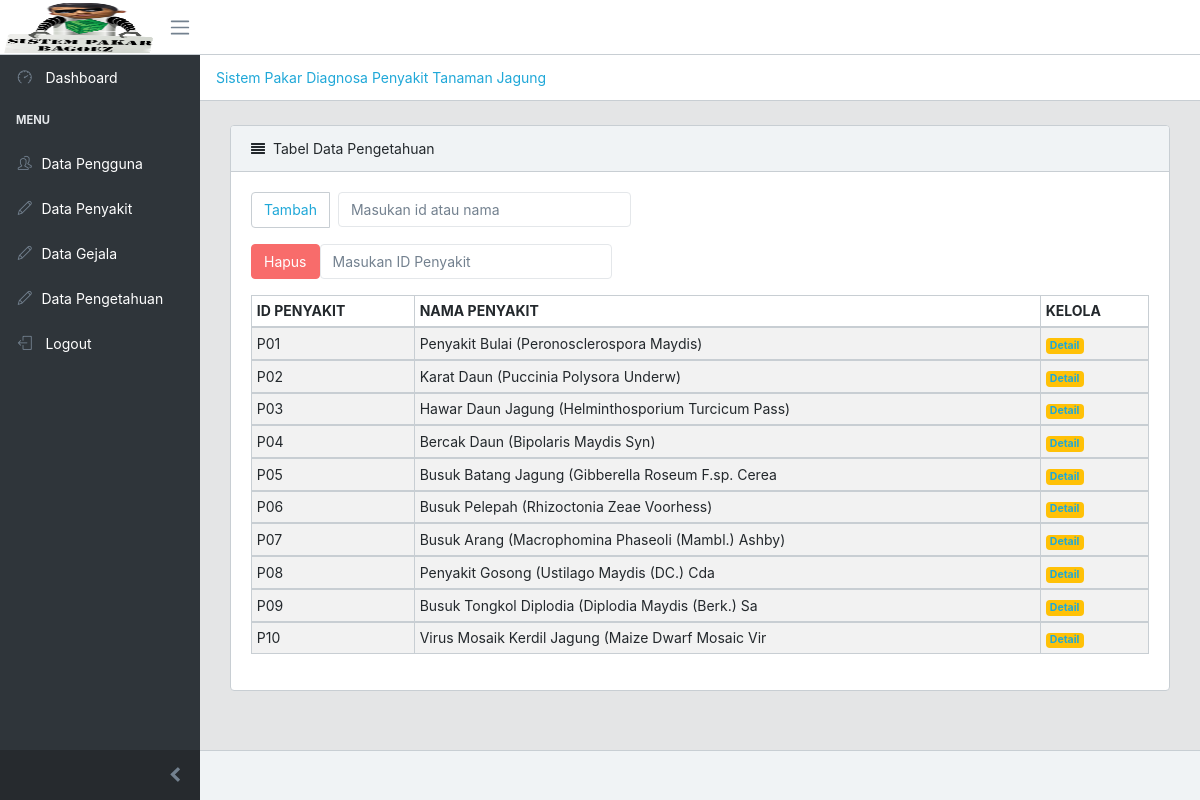
Screenshot of /index.php/data_pengetahuan with the database file from the repository.
### tables this page shows
CREATE TABLE `pengetahuan` (
  `id_penyakit` char(3) NOT NULL,
  `id_gejala` char(3) NOT NULL
);

CREATE TABLE `penyakit` (
  `id_penyakit` char(3) NOT NULL,
  `nama_penyakit` varchar(50) NOT NULL,
  `faktor_kepastian` float NOT NULL,
  `definisi` text DEFAULT NULL,
  `solusi` text DEFAULT NULL,
  `foto1` varchar(100) DEFAULT NULL,
  `foto2` varchar(100) DEFAULT NULL,
  `foto3` varchar(100) DEFAULT NULL
);

### application/views/module/module_sp/view_data_pengetahuan.php (called while the page is built)
<?php
include "template/header.php";
include "pengetahuan/listpengetahuan.php";
include "template/footer.php";
?>

### application/controllers/Data_pengetahuan.php (called while the page is built, shortened)
<?php
class Data_pengetahuan extends CI_Controller{
private $model = NULL;
		public function __construct(){
		$this->load->library('pagination');
		$this->load->model('Pengetahuan_model');
		$this->model = $this->Pengetahuan_model;
	}
	public function index(){
		if(isset($_GET['tambah'])){
		$rows1 = $this->model->select1();
		$rows2 = $this->model->select2();
		$this->load->view('module/module_sp/view_tambah_pengetahuan', ['rows1'=>$rows1,
																	  'rows2'=>$rows2]);
		} else {
		$this->select(); }
	}
	public function select(){
	if(isset($_POST['kunci'])){
	$kunci = $_POST['kunci'];
	$data['data'] = $this->model->searching($kunci);
	$this->load->view('module/module_sp/view_data_pengetahuan', ['data'=>$data]);
	} else {
		$config['base_url'] = site_url('data_pengetahuan/index');
        $config['total_rows'] = $this->model->select_count();
        $config['per_page'] = 10;
        $config["uri_segment"] = 3;
        $choice = $config["total_rows"] / $config["per_page"];
        $config["num_links"] = floor($choice);
      $config['first_link']       = 'First';
        $config['last_link']        = 'Last';
        $config['next_link']        = 'Next';
        $config['prev_link']        = 'Prev';
        $config['full_tag_open']    = '<div class="pagging text-center"><nav><ul class="pagination justify-content-center">';
        $config['full_tag_close']   = '</ul></nav></div>';
        $config['num_tag_open']     = '<li class="page-item"><span class="page-link">';
        $config['num_tag_close']    = '</span></li>';
        $config['cur_tag_open']     = '<li class="page-item active"><span class="page-link">';
        $config['cur_tag_close']    = '<span class="sr-only">(current)</span></span></li>';
        $config['next_tag_open']    = '<li class="page-item"><span class="page-link">';
        $config['next_tagl_close']  = '<span aria-hidden="true">&raquo;</span></span></li>';
        $config['prev_tag_open']    = '<li class="page-item"><span class="page-link">';
        $config['prev_tagl_close']  = '</span>Next</li>';
        $config['first_tag_open']   = '<li class="page-item"><span class="page-link">';
        $config['first_tagl_close'] = '</span></li>';
        $config['last_tag_open']    = '<li class="page-item"><span class="page-link">';
        $config['last_tagl_close']  = '</span></li>';
        $this->pagination->initialize($config);
        $data['page'] = ($this->uri->segment(3)) ? $this->uri->segment(3) : 0;
        $data['data'] = $this->model->select($config["per_page"], $data['page']);
        $data['pagination'] = $this->pagination->create_links();
		$this->load->view('module/module_sp/view_data_pengetahuan', ['data'=>$data]); }
		}
}

### index.php (called while the page is built, shortened)
<?php
require_once BASEPATH.'core/CodeIgniter.php';

### application/config/config.php (called while the page is built, shortened)
<?php
$config['base_url'] = 'http://localhost/SistemPakar_DiagnosaPenyakitJagung';
$config['base_url1'] = 'http://localhost/SistemPakar_DiagnosaPenyakitJagung';
$config['index_page'] = '';
$config['uri_protocol']	= 'REQUEST_URI';
$config['url_suffix'] = '';
$config['language']	= 'english';
$config['charset'] = 'UTF-8';
$config['enable_hooks'] = FALSE;
$config['subclass_prefix'] = 'MY_';
$config['composer_autoload'] = FALSE;
$config['permitted_uri_chars'] = 'a-z 0-9~%.:_\-';
$config['enable_query_strings'] = FALSE;
$config['controller_trigger'] = 'c';
$config['function_trigger'] = 'm';
$config['directory_trigger'] = 'd';
$config['allow_get_array'] = TRUE;
$config['log_threshold'] = 0;
$config['log_path'] = '';
$config['log_file_extension'] = '';
$config['log_file_permissions'] = 0644;
$config['log_date_format'] = 'Y-m-d H:i:s';
$config['error_views_path'] = '';
$config['cache_path'] = '';
$config['cache_query_string'] = FALSE;
$config['encryption_key'] = '';
$config['sess_driver'] = 'files';
$config['sess_cookie_name'] = 'ci_session';
$config['sess_expiration'] = 7200;
$config['sess_save_path'] = NULL;
$config['sess_match_ip'] = FALSE;
$config['sess_time_to_update'] = 300;
$config['sess_regenerate_destroy'] = FALSE;
$config['cookie_prefix']	= '';
$config['cookie_domain']	= '';
$config['cookie_path']		= '/';
$config['cookie_secure']	= FALSE;
$config['cookie_httponly'] 	= FALSE;
$config['standardize_newlines'] = FALSE;
$config['global_xss_filtering'] = FALSE;
$config['csrf_protection'] = FALSE;
$config['csrf_token_name'] = 'csrf_test_name';
$config['csrf_cookie_name'] = 'csrf_cookie_name';
$config['csrf_expire'] = 7200;
$config['csrf_regenerate'] = TRUE;
$config['csrf_exclude_uris'] = array();
$config['compress_output'] = FALSE;
$config['time_reference'] = 'local';
$config['rewrite_short_tags'] = FALSE;
$config['proxy_ips'] = '';

### application/models/Pengetahuan_model.php (called while the page is built, shortened)
<?php
class Pengetahuan_model extends CI_Model{
public function select_count(){
$this->db->select('*')
		 ->from('pengetahuan a')
		 ->join('penyakit b', 'a.id_penyakit=b.id_penyakit')
		 ->join('gejala c', 'c.id_gejala=a.id_gejala')
		 ->group_by('a.id_penyakit');
$query = $this->db->get();
return $query->num_rows();
}
public function select($limit, $start){
$this->db->select('*')
->from('pengetahuan a')
->join('penyakit b','a.id_penyakit=b.id_penyakit')
->group_by('a.id_penyakit')
->limit($limit, $start);
$query = $this->db->get();
return $query;
}
}

### application/views/module/module_sp/pengetahuan/listpengetahuan.php (the view, shortened to what this page needs)
<!DOCTYPE html>
<html>
<head>
</head>
<body>
  <div class="container-fluid">
          <div class="animated fadeIn">
            <div class="row">
              <div class="col-lg-12">
                <div class="card">
                  <div class="card-header">
                    <i class="fa fa-align-justify"></i>Tabel Data Pengetahuan</div>
                  <div class="card-body">
                    <nav>
                      <form method="post">
                      <ul class="pagination">
                        <li class="page-item">
                          <a class="page-link" href="<?php echo base_url('index.php/data_pengetahuan/index?tambah'); ?>">Tambah</a>
                        </li>&nbsp;&nbsp;
                    <li class="page-item">
          <input class="form-control" type="text" placeholder="Masukan id atau nama" name="kunci">
                        </li>
                      </ul>
                      </form>
                <form method="post" action="<?php echo base_url('index.php/data_pengetahuan/delete'); ?>">
                         <ul class="pagination">
                          <li class="page-item">
                            <button class="btn btn-danger" type="submit" name="btnHapus" onclick="return confirm('Apakah Anda Yakin Ingin Menghapus Data Pengetahuan ?')">Hapus</button>
                        </li>
                    <li class="page-item">
          <input class="form-control" type="text" placeholder="Masukan ID Penyakit" name="id_penyakit">
                        </li>
                      </ul>
</form>
                    </nav>
                    <table class="table table-responsive-sm table-bordered table-striped table-sm">
                      <thead>
                        <tr>
                          <th>ID PENYAKIT</th>
                          <th>NAMA PENYAKIT</th>
                          <th>KELOLA</th>
                        </tr>
                      </thead>
   <?php
    foreach ($data['data']->result()  as $row){
    ?>
                      <tbody>
                          <tr>
                          <td><?php echo $row->id_penyakit; ?></td>
                          <td><?php echo $row->nama_penyakit; ?></td>
                          <td>
                            <span class="badge badge-warning"><a href="<?php echo base_url('index.php/data_pengetahuan/detail?id_penyakit='.$row->id_penyakit); ?>">Detail</a></span>
                          </td>
                        </tr>
                      </tbody>
     <?php
     } ?>
                    </table>
                  </div>
                </div>
              </div>
            </div>
          </div>
        </div>
</body>
</html>

### application/views/module/module_sp/template/header.php (shortened to what this page needs)
<!DOCTYPE html>
<html lang="en">
<head>
    <link href="<?php echo base_url('assets/vendors/@coreui/icons/css/coreui-icons.min.css') ?>" rel="stylesheet" type="text/css">
    <link href="<?php echo base_url('assets/vendors/flag-icon-css/css/flag-icon.min.css') ?>" rel="stylesheet" type="text/css">
    <link href="<?php echo base_url('assets/vendors/font-awesome/css/font-awesome.min.css') ?>" rel="stylesheet" type="text/css">
    <link href="<?php echo base_url('assets/vendors/simple-line-icons/css/simple-line-icons.css') ?>" rel="stylesheet" type="text/css">
    <link href="<?php echo base_url('assets/css/style.css" rel="stylesheet" type="text/css') ?>">
    <link href="<?php echo base_url('assets/vendors/pace-progress/css/pace.min.css') ?>" rel="stylesheet" type="text/css">
</head>
<body class="app header-fixed sidebar-fixed aside-menu-fixed sidebar-lg-show">
    <header class="app-header navbar">
      <a class="navbar-brand" href="#">
       <img class="navbar-brand-full" src="<?php echo base_url('assets/images/sp.png') ?>" width="150" height="50" alt="CoreUI Logo">
      </a>
      <button class="navbar-toggler sidebar-toggler d-md-down-none" type="button" data-toggle="sidebar-lg-show">
        <span class="navbar-toggler-icon"></span>
      </button>
    </header>
    <div class="app-body">
      <div class="sidebar">
        <nav class="sidebar-nav">
          <ul class="nav">
            <li class="nav-item">
              <a class="nav-link" href="<?php echo base_url('index.php/sp_controller/profile_admin/index'); ?>">
                <i class="nav-icon icon-speedometer"></i> Dashboard
              </a>
            </li>
          <li class="nav-title">Menu</li>
                <li class="nav-item">
                  <a class="nav-link" href="<?php echo base_url('index.php/sp_controller/data_pengguna/index'); ?>">
                    <i class="nav-icon icon-people"></i>Data Pengguna</a>
                </li>
                 <li class="nav-item">
                  <a class="nav-link" href="<?php echo base_url('index.php/data_penyakit/index'); ?>">
                    <i class="nav-icon icon-pencil"></i>Data Penyakit</a>
                </li>
                 <li class="nav-item">
                  <a class="nav-link" href="<?php echo base_url('index.php/data_gejala/index'); ?>">
                    <i class="nav-icon icon-pencil"></i>Data Gejala</a>
                </li>
                 <li class="nav-item">
                  <a class="nav-link" href="<?php echo base_url('index.php/data_pengetahuan/index'); ?>">
                    <i class="nav-icon icon-pencil"></i>Data Pengetahuan</a>
                </li>
               <li class="nav-item">
              <a class="nav-link" href="<?php echo base_url('index.php/sp_controller/login/logout'); ?>">
                <i class="nav-icon icon-logout"></i> Logout
              </a>
            </li>
        </nav>
        <button class="sidebar-minimizer brand-minimizer" type="button"></button>
      </div>
      <main class="main">
   <ol class="breadcrumb">
   <li class="breadcrumb-item" align="center"><a href="#" >Sistem Pakar Diagnosa Penyakit Tanaman Jagung</a></li>
        </ol>
</body>
</html>

### application/views/module/module_sp/template/footer.php (shortened to what this page needs)
<!DOCTYPE html>
<html>
<head>
</head>
<body>
    <footer class="app-footer">
    </footer>
</body>
</html>

### rows the page displays
pengetahuan: id_penyakit.id_penyakit "P01", id_penyakit.nama_penyakit "Penyakit Bulai (Peronosclerospora Maydis)"
pengetahuan: id_penyakit.id_penyakit "P02", id_penyakit.nama_penyakit "Karat Daun (Puccinia Polysora Underw)"
pengetahuan: id_penyakit.id_penyakit "P03", id_penyakit.nama_penyakit "Hawar Daun Jagung (Helminthosporium Turcicum Pass)"
pengetahuan: id_penyakit.id_penyakit "P04", id_penyakit.nama_penyakit "Bercak Daun (Bipolaris Maydis Syn)"
pengetahuan: id_penyakit.id_penyakit "P05", id_penyakit.nama_penyakit "Busuk Batang Jagung (Gibberella Roseum F.sp. Cerea"
pengetahuan: id_penyakit.id_penyakit "P06", id_penyakit.nama_penyakit "Busuk Pelepah (Rhizoctonia Zeae Voorhess)"
pengetahuan: id_penyakit.id_penyakit "P07", id_penyakit.nama_penyakit "Busuk Arang (Macrophomina Phaseoli (Mambl.) Ashby)"
pengetahuan: id_penyakit.id_penyakit "P08", id_penyakit.nama_penyakit "Penyakit Gosong (Ustilago Maydis (DC.) Cda"
pengetahuan: id_penyakit.id_penyakit "P09", id_penyakit.nama_penyakit "Busuk Tongkol Diplodia (Diplodia Maydis (Berk.) Sa"
pengetahuan: id_penyakit.id_penyakit "P10", id_penyakit.nama_penyakit "Virus Mosaik Kerdil Jagung (Maize Dwarf Mosaic Vir"
